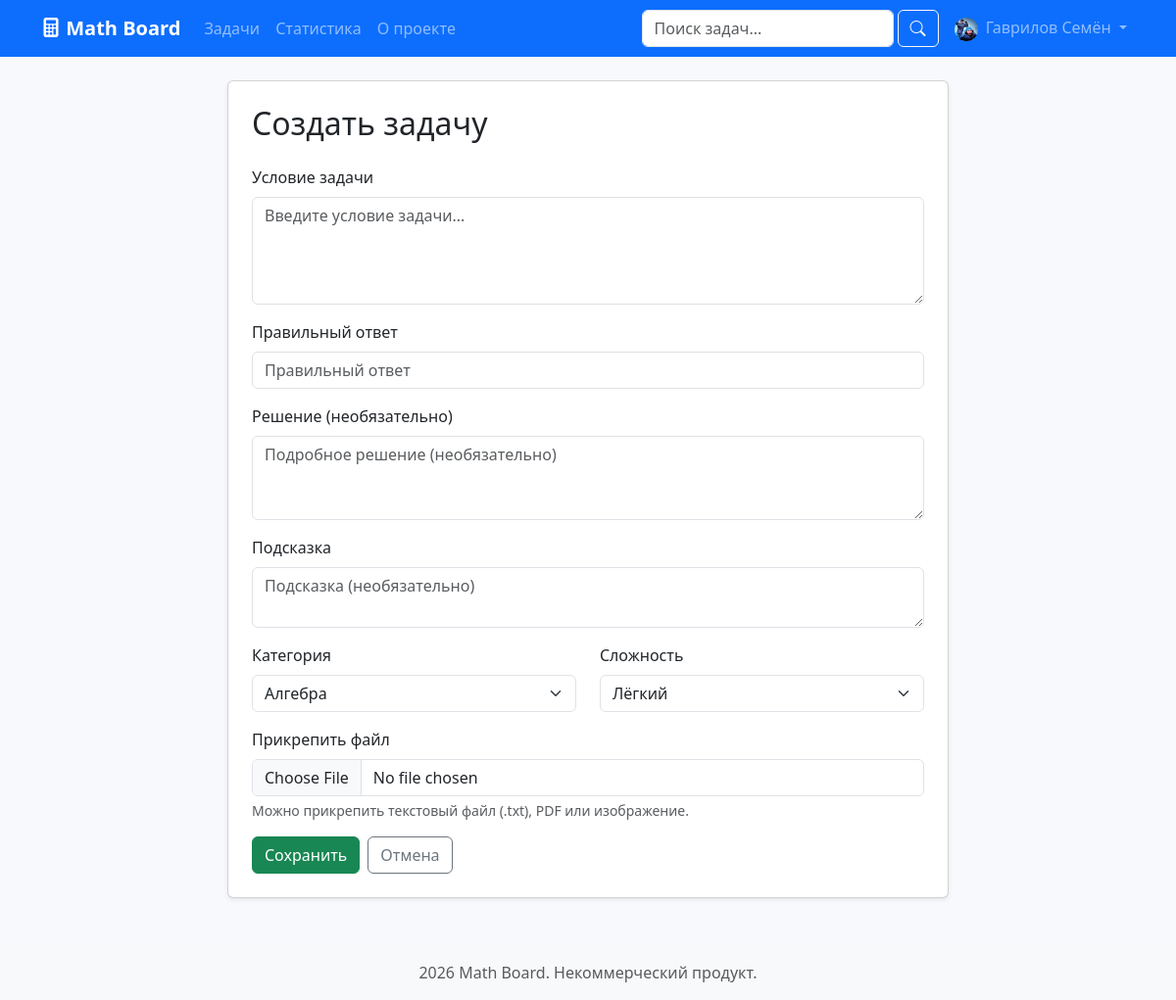
The app's page /create (signed in) with its own data.
### app/models.py (models this page shows, shortened)
class User(UserMixin, db.Model):
    __tablename__ = 'users'
    id = db.Column(db.Integer, primary_key=True)
    username = db.Column(db.String(64), unique=True, nullable=False, index=True)
    name = db.Column(db.String(100), nullable=False)
    email = db.Column(db.String(120), unique=True, nullable=True)
    password_hash = db.Column(db.String(256))
    avatar = db.Column(db.String(255), nullable=True, default='default_avatar.png')
    bio = db.Column(db.Text, nullable=True)
    location = db.Column(db.String(100), nullable=True)
    website = db.Column(db.String(255), nullable=True)
    role = db.Column(db.String(20), default=USER_ROLE_USER)
    email_confirmed = db.Column(db.Boolean, default=False)
    is_active = db.Column(db.Boolean, default=True)
    tasks_solved = db.Column(db.Integer, default=0)
    tasks_created = db.Column(db.Integer, default=0)
    total_likes_received = db.Column(db.Integer, default=0)
    reputation = db.Column(db.Integer, default=0)
    created_at = db.Column(db.DateTime, default=datetime.utcnow)
    last_seen = db.Column(db.DateTime, default=datetime.utcnow)
    modified_at = db.Column(db.DateTime, default=datetime.utcnow, onupdate=datetime.utcnow)
    tasks = db.relationship('Task', backref='author', lazy='dynamic',
                           cascade='all, delete-orphan')
    comments = db.relationship('Comment', backref='author', lazy='dynamic',
                              cascade='all, delete-orphan')
    likes = db.relationship('Like', backref='user', lazy='dynamic',
                           cascade='all, delete-orphan')
    favorites = db.relationship('Favorite', backref='user', lazy='dynamic',
                               cascade='all, delete-orphan')
    action_logs = db.relationship('UserActionLog', backref='user', lazy='dynamic',
                                 cascade='all, delete-orphan')
    def get_avatar_url(self):
        if self.avatar and self.avatar != 'default_avatar.png':
            return f'/static/uploads/avatars/{self.avatar}'
        return '/static/uploads/avatars/default_avatar.png'

### app/tasks/routes.py (the view, shortened to what this page needs)
@bp.route('/create', methods=['GET', 'POST'])
@login_required
@log_action(ACTION_TYPE_CREATE_TASK)
def create_task():
    form = TaskForm()
    return render_template('task_form.html', title='Новая задача', form=form, legend='Создать задачу')

### app/forms.py
class TaskForm(FlaskForm):
    title = TextAreaField('Условие задачи', validators=[DataRequired(), Length(max=1000)])
    answer = StringField('Правильный ответ', validators=[DataRequired(), Length(max=255)])
    solution = TextAreaField('Решение (необязательно)', validators=[Optional()])
    hint = TextAreaField('Подсказка', validators=[Optional(), Length(max=500)])
    category = SelectField('Категория', coerce=int, validators=[Optional()])
    difficulty = SelectField('Сложность', choices=[(d[0], d[1]) for d in DIFFICULTIES])
    file = FileField('Прикрепить файл', validators=[Optional(), FileAllowed(['txt', 'pdf', 'jpg', 'png'], 'Разрешены txt, pdf, изображения')])
    submit = SubmitField('Сохранить')
    def __init__(self, *args, **kwargs):
        super().__init__(*args, **kwargs)
        self.category.choices = [(c.id, c.name) for c in Category.query.order_by('order').all()]

### app/templates/task_form.html (shortened to what this page needs)
{% extends "base.html" %}
{% block content %}
<div class="row justify-content-center">
    <div class="col-md-8">
        <div class="card shadow-sm">
            <div class="card-body p-4">
                <h2 class="card-title mb-4">{{ legend }}</h2>
                <form method="post" enctype="multipart/form-data" novalidate>
                    <div class="mb-3">
                        {{ form.title.label(class="form-label") }}
                        {{ form.title(class="form-control", rows="4", placeholder="Введите условие задачи...") }}
                    </div>
                    <div class="mb-3">
                        {{ form.answer.label(class="form-label") }}
                        {{ form.answer(class="form-control", placeholder="Правильный ответ") }}
                    </div>
                    <div class="mb-3">
                        {{ form.solution.label(class="form-label") }}
                        {{ form.solution(class="form-control", rows="3", placeholder="Подробное решение (необязательно)") }}
                    </div>
                    <div class="mb-3">
                        {{ form.hint.label(class="form-label") }}
                        {{ form.hint(class="form-control", placeholder="Подсказка (необязательно)") }}
                    </div>
                    <div class="row">
                        <div class="col-md-6 mb-3">
                            {{ form.category.label(class="form-label") }}
                            {{ form.category(class="form-select") }}
                        </div>
                        <div class="col-md-6 mb-3">
                            {{ form.difficulty.label(class="form-label") }}
                            {{ form.difficulty(class="form-select") }}
                        </div>
                    </div>
                    <div class="mb-3">
                        {{ form.file.label(class="form-label") }}
                        {{ form.file(class="form-control") }}
                        <div class="form-text">Можно прикрепить текстовый файл (.txt), PDF или изображение.</div>
                    </div>
                    <div class="d-flex gap-2">
                        {{ form.submit(class="btn btn-success") }}
                        <a href="{{ url_for('tasks.index') }}" class="btn btn-outline-secondary">Отмена</a>
                    </div>
                </form>
            </div>
        </div>
    </div>
</div>
{% endblock %}

### app/templates/base.html (shortened to what this page needs)
<!DOCTYPE html>
<html lang="ru">
<head>
    <link href="https://cdn.jsdelivr.net/npm/bootstrap@5.3.0/dist/css/bootstrap.min.css" rel="stylesheet">
    <link rel="stylesheet" href="https://cdn.jsdelivr.net/npm/bootstrap-icons@1.11.0/font/bootstrap-icons.css">
    <link rel="stylesheet" href="{{ url_for('static', filename='css/style.css') }}">
</head>
<body>
    <nav class="navbar navbar-expand-lg navbar-dark bg-primary">
        <div class="container">
            <a class="navbar-brand fw-bold" href="{{ url_for('tasks.index') }}">
                <i class="bi bi-calculator-fill"></i> Math Board
            </a>
            <div class="collapse navbar-collapse" id="navbarMain">
                <ul class="navbar-nav me-auto">
                    <li class="nav-item"><a class="nav-link" href="{{ url_for('tasks.index') }}">Задачи</a></li>
                    <li class="nav-item"><a class="nav-link" href="{{ url_for('profile.statistics') }}">Статистика</a></li>
                    <li class="nav-item"><a class="nav-link" href="{{ url_for('profile.about') }}">О проекте</a></li>
                </ul>
                <form class="d-flex me-2" action="{{ url_for('tasks.index') }}" method="get">
                    <input class="form-control me-1" type="search" name="q" placeholder="Поиск задач..." value="{{ request.args.get('q','') }}">
                    <button class="btn btn-outline-light" type="submit"><i class="bi bi-search"></i></button>
                </form>
                <ul class="navbar-nav">
                    {% if current_user.is_authenticated %}
                        <li class="nav-item dropdown">
                            <a class="nav-link dropdown-toggle" href="#" role="button" data-bs-toggle="dropdown">
                                <img src="{{ current_user.get_avatar_url() }}" alt="avatar" width="24" height="24" class="rounded-circle me-1">
                                {{ current_user.name }}
                            </a>
                        </li>
                    {% else %}
                        <li class="nav-item"><a class="nav-link" href="{{ url_for('auth.login') }}">Войти</a></li>
                        <li class="nav-item"><a class="nav-link" href="{{ url_for('auth.register') }}">Регистрация</a></li>
                    {% endif %}
                </ul>
            </div>
        </div>
    </nav>
    <main class="container mt-4">
        {% block content %}{% endblock %}
    </main>
    <footer class="mt-5 py-3 bg-light text-center">
        <div class="container">
            <span class="text-muted">2026 Math Board. Некоммерческий продукт.</span>
        </div>
    </footer>
</body>
</html>

### app/static/css/style.css (style rules this page uses)
body { background-color: #f8f9fc; font-family: 'Segoe UI', sans-serif; }

### records on screen
User: get_avatar_url (picture), name "Гаврилов Семён"

### other values on screen
{{ legend }} "Создать задачу"
